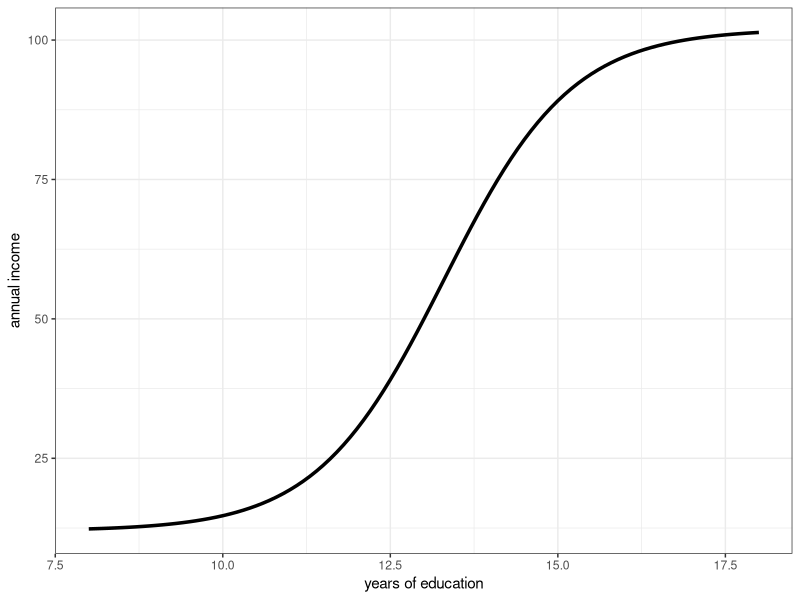
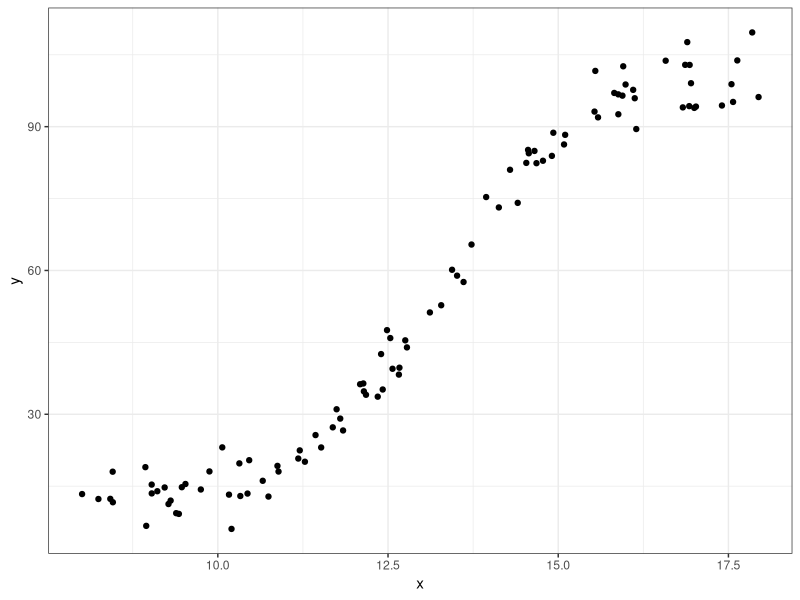
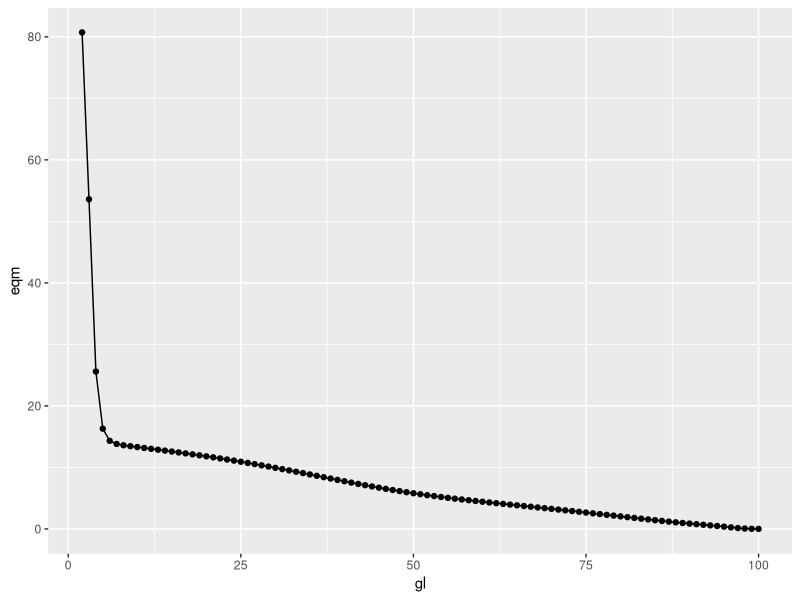
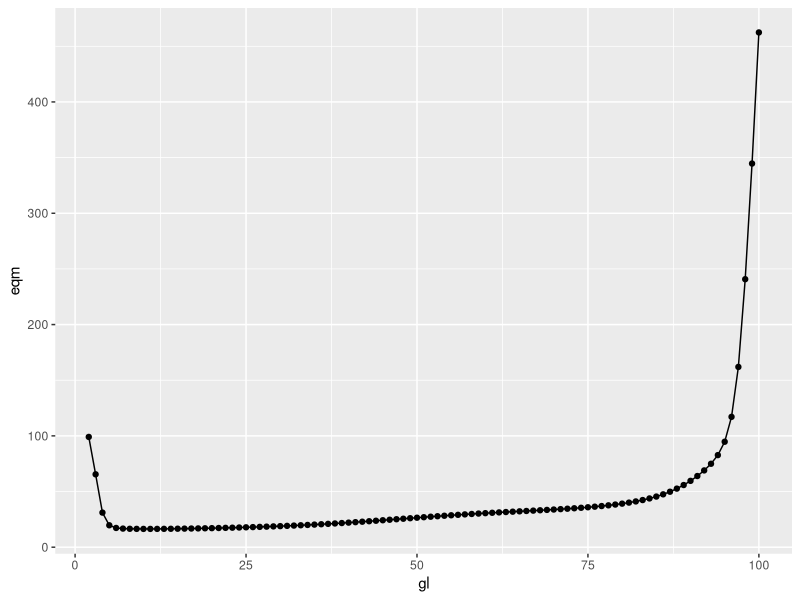
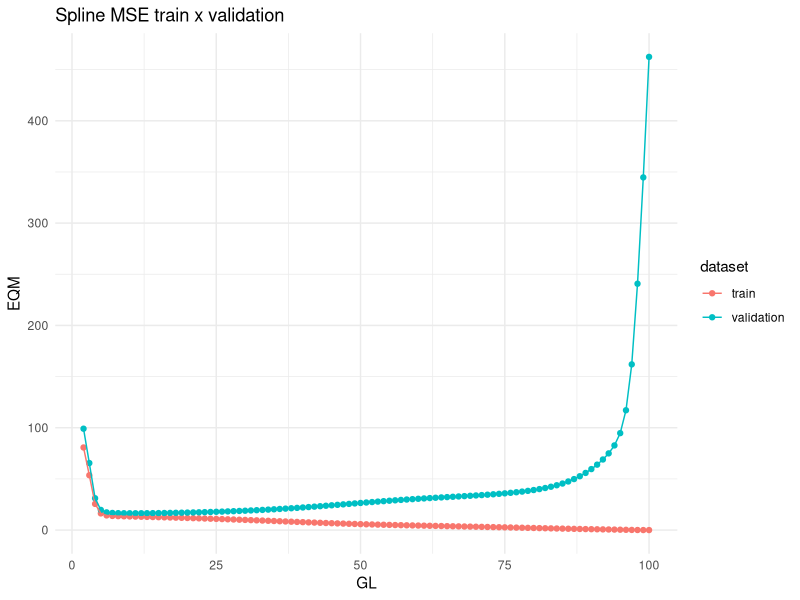

The R script that drew these images, in order:
library(tidyverse)

# psi(x) - model base -------------------------------------------------

ggplot(data = data.frame(x = 0), mapping = aes(x = x)) + 
  stat_function(fun = function(x) 45*tanh(x/1.9 - 7) + 57, linewidth = 1.2) +
  labs(x = "years of education", y = "annual income") + 
  xlim(8, 18) + 
  theme_bw()


# generated sample ----------------------------------------------------------
runif(5, 8, 18)

n_obs <- 100

set.seed(123)

data <- tibble(x = sort(runif(n = n_obs, min = 8, max = 18)), 
                y = 45*tanh(x/1.9 - 7) + 57 + rnorm(n = n_obs, mean = 0, sd = 4))

data %>% 
  ggplot(aes(x, y)) + 
  geom_point() + 
  theme_bw()

# spline - training ------------------------------------------------------------------

results <- tibble(gl = 2:100, eqm = NA_real_)

for (i in 1:nrow(results)) {
  #ajust spline with i degrees of freedom
  fit <- smooth.spline(data$x, data$y, df = results$gl[i], all.knots = TRUE)
  
  #calculates the MSE and hold it at results$eqm[i]
  results$eqm[i] <- mean((data$y - predict(fit, data$x)$y)^2)
}

results %>%
  ggplot(aes(x = gl, y = eqm)) +
  geom_point() +
  geom_line()

# validation -------------------------------------------------

n_obs <- 100

set.seed(123)

data <- tibble(x = sort(runif(n = n_obs, min = 8, max = 18)), 
                y = 45*tanh(x/1.9 - 7) + 57 + rnorm(n = n_obs, mean = 0, sd = 4))

validation <- tibble(x = sort(runif(n = n_obs, min = 8, max = 18)),
                    y = 45*tanh(x/1.9 - 7) + 57 + rnorm(n = n_obs, mean = 0, sd = 4))

results2 <- tibble(gl = 2:100, eqm = NA_real_)

for (i in 1:nrow(results)) {
  #ajust spline with i degrees of freedom
  fit <- smooth.spline(data$x, data$y, df = results2$gl[i], all.knots = TRUE)
  
  #calculates the MSE and hold it at results$eqm[i]
  results2$eqm[i] <- mean((validation$y - predict(fit, validation$x)$y)^2)
}

results2 %>%
  ggplot(aes(x = gl, y = eqm)) +
  geom_point() +
  geom_line()


# combine results
results_combine <- bind_rows(
  mutate(results, dataset = "train"),
  mutate(results2, dataset = "validation")
)

ggplot(results_combine, aes(x = gl, y = eqm, color = dataset)) +
  geom_point() +
  geom_line() +
  labs(title = "Spline MSE train x validation", x = "GL", y = "EQM") +
  theme_minimal()
